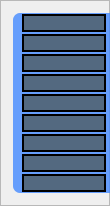
        <widget class="QFrame" name="Left_menu_cont_frame">
         <property name="minimumSize">
          <size>
           <width>110</width>
           <height>0</height>
          </size>
         </property>
         <property name="maximumSize">
          <size>
           <width>65</width>
           <height>16777215</height>
          </size>
         </property>
         <property name="frameShape">
          <enum>QFrame::StyledPanel</enum>
         </property>
         <property name="frameShadow">
          <enum>QFrame::Raised</enum>
         </property>
         <layout class="QVBoxLayout" name="verticalLayout_10">
          <item>
           <widget class="QFrame" name="menu_frame">
            <property name="minimumSize">
             <size>
              <width>200</width>
              <height>0</height>
             </size>
            </property>
            <property name="styleSheet">
             <string notr="true">#menu_frame{
background-color:rgba(68, 138, 255,80%);
border-radius:7px;
padding: 0 8px;
margin:1px;
}
#CPU_btn,#Disk_btn,#GPU_btn,#RAM_btn,#System_info,#Wifi_btn,#act_btn,#battery_btn,#sensor_btn{
background-color:rgba(79, 91, 98,80%);
border:1.5px solid black;
padding: 0 8px;
margin:1px;

}</string>
            </property>
            <property name="frameShape">
             <enum>QFrame::StyledPanel</enum>
            </property>
            <property name="frameShadow">
             <enum>QFrame::Raised</enum>
            </property>
            <layout class="QGridLayout" name="gridLayout">
             <property name="leftMargin">
              <number>0</number>
             </property>
             <property name="topMargin">
              <number>0</number>
             </property>
             <property name="rightMargin">
              <number>0</number>
             </property>
             <property name="bottomMargin">
              <number>0</number>
             </property>
             <property name="horizontalSpacing">
              <number>10</number>
             </property>
             <property name="verticalSpacing">
              <number>0</number>
             </property>
             <item row="7" column="1">
              <widget class="QLabel" name="label_10">
               <property name="font">
                <font>
                 <pointsize>10</pointsize>
                 <weight>75</weight>
                 <bold>true</bold>
                </font>
               </property>
               <property name="text">
                <string>Sensor</string>
               </property>
              </widget>
             </item>
             <item row="3" column="1">
              <widget class="QLabel" name="label_6">
               <property name="font">
                <font>
                 <pointsize>10</pointsize>
                 <weight>75</weight>
                 <bold>true</bold>
                </font>
               </property>
               <property name="text">
                <string>Network</string>
               </property>
              </widget>
             </item>
             <item row="2" column="0">
              <widget class="QPushButton" name="Disk_btn">
               <property name="text">
                <string/>
               </property>
               <property name="icon">
                <iconset resource="assets.qrc">
                 <normaloff>:/menu/icons/menu/disk.svg</normaloff>:/menu/icons/menu/disk.svg</iconset>
               </property>
               <property name="iconSize">
                <size>
                 <width>32</width>
                 <height>32</height>
                </size>
               </property>
              </widget>
             </item>
             <item row="6" column="0">
              <widget class="QPushButton" name="act_btn">
               <property name="maximumSize">
                <size>
                 <width>16777215</width>
                 <height>16777215</height>
                </size>
               </property>
               <property name="text">
                <string/>
               </property>
               <property name="icon">
                <iconset resource="assets.qrc">
                 <normaloff>:/black/icons/black/activity.svg</normaloff>:/black/icons/black/activity.svg</iconset>
               </property>
               <property name="iconSize">
                <size>
                 <width>32</width>
                 <height>32</height>
                </size>
               </property>
              </widget>
             </item>
             <item row="0" column="1">
              <widget class="QLabel" name="label_3">
               <property name="font">
                <font>
                 <pointsize>10</pointsize>
                 <weight>75</weight>
                 <bold>true</bold>
                </font>
               </property>
               <property name="text">
                <string>CPU</string>
               </property>
              </widget>
             </item>
             <item row="2" column="1">
              <widget class="QLabel" name="label_5">
               <property name="font">
                <font>
                 <pointsize>10</pointsize>
                 <weight>75</weight>
                 <bold>true</bold>
                </font>
               </property>
               <property name="text">
                <string>Disk Usage</string>
               </property>
              </widget>
             </item>
             <item row="8" column="0">
              <widget class="QPushButton" name="battery_btn">
               <property name="text">
                <string/>
               </property>
               <property name="icon">
                <iconset resource="assets.qrc">
                 <normaloff>:/black/icons/black/battery-charging.svg</normaloff>:/black/icons/black/battery-charging.svg</iconset>
               </property>
               <property name="iconSize">
                <size>
                 <width>32</width>
                 <height>32</height>
                </size>
               </property>
              </widget>
             </item>
             <item row="8" column="1">
              <widget class="QLabel" name="label_27">
               <property name="font">
                <font>
                 <pointsize>10</pointsize>
                 <weight>75</weight>
                 <bold>true</bold>
                </font>
               </property>
               <property name="text">
                <string>Battery</string>
               </property>
              </widget>
             </item>
             <item row="0" column="0">
              <widget class="QPushButton" name="CPU_btn">
               <property name="text">
                <string/>
               </property>
               <property name="icon">
                <iconset resource="assets.qrc">
                 <normaloff>:/black/icons/black/cpu.svg</normaloff>:/black/icons/black/cpu.svg</iconset>
               </property>
               <property name="iconSize">
                <size>
                 <width>32</width>
                 <height>32</height>
                </size>
               </property>
              </widget>
             </item>
             <item row="4" column="1">
              <widget class="QLabel" name="label_7">
               <property name="font">
                <font>
                 <pointsize>10</pointsize>
                 <weight>75</weight>
                 <bold>true</bold>
                </font>
               </property>
               <property name="text">
                <string>GPU</string>
               </property>
              </widget>
             </item>
             <item row="5" column="0">
              <widget class="QPushButton" name="System_info">
               <property name="text">
                <string/>
               </property>
               <property name="icon">
                <iconset resource="assets.qrc">
                 <normaloff>:/black/icons/black/monitor.svg</normaloff>:/black/icons/black/monitor.svg</iconset>
               </property>
               <property name="iconSize">
                <size>
                 <width>32</width>
                 <height>32</height>
                </size>
               </property>
              </widget>
             </item>
             <item row="1" column="1">
              <widget class="QLabel" name="label_4">
               <property name="font">
                <font>
                 <pointsize>10</pointsize>
                 <weight>75</weight>
                 <bold>true</bold>
                </font>
               </property>
               <property name="text">
                <string>RAM</string>
               </property>
              </widget>
             </item>
             <item row="6" column="1">
              <widget class="QLabel" name="label_9">
               <property name="font">
                <font>
                 <pointsize>10</pointsize>
                 <weight>75</weight>
                 <bold>true</bold>
                </font>
               </property>
               <property name="text">
                <string>Activity</string>
               </property>
              </widget>
             </item>
             <item row="4" column="0">
              <widget class="QPushButton" name="GPU_btn">
               <property name="text">
                <string/>
               </property>
               <property name="icon">
                <iconset resource="assets.qrc">
                 <normaloff>:/menu/icons/menu/gpu.svg</normaloff>:/menu/icons/menu/gpu.svg</iconset>
               </property>
               <property name="iconSize">
                <size>
                 <width>32</width>
                 <height>32</height>
                </size>
               </property>
              </widget>
             </item>
             <item row="1" column="0">
              <widget class="QPushButton" name="RAM_btn">
               <property name="text">
                <string/>
               </property>
               <property name="icon">
                <iconset resource="assets.qrc">
                 <normaloff>:/menu/icons/menu/ram.svg</normaloff>:/menu/icons/menu/ram.svg</iconset>
               </property>
               <property name="iconSize">
                <size>
                 <width>40</width>
                 <height>40</height>
                </size>
               </property>
              </widget>
             </item>
             <item row="3" column="0">
              <widget class="QPushButton" name="Wifi_btn">
               <property name="text">
                <string/>
               </property>
               <property name="icon">
                <iconset resource="assets.qrc">
                 <normaloff>:/black/icons/black/wifi.svg</normaloff>:/black/icons/black/wifi.svg</iconset>
               </property>
               <property name="iconSize">
                <size>
                 <width>32</width>
                 <height>32</height>
                </size>
               </property>
              </widget>
             </item>
             <item row="5" column="1">
              <widget class="QLabel" name="label_8">
               <property name="font">
                <font>
                 <pointsize>10</pointsize>
                 <weight>75</weight>
                 <bold>true</bold>
                </font>
               </property>
               <property name="text">
                <string>System info</string>
               </property>
              </widget>
             </item>
             <item row="7" column="0">
              <widget class="QPushButton" name="sensor_btn">
               <property name="text">
                <string/>
               </property>
               <property name="icon">
                <iconset resource="assets.qrc">
                 <normaloff>:/black/icons/black/thermometer.svg</normaloff>:/black/icons/black/thermometer.svg</iconset>
               </property>
               <property name="iconSize">
                <size>
                 <width>32</width>
                 <height>32</height>
                </size>
               </property>
              </widget>
             </item>
            </layout>
           </widget>
          </item>
         </layout>
        </widget>
